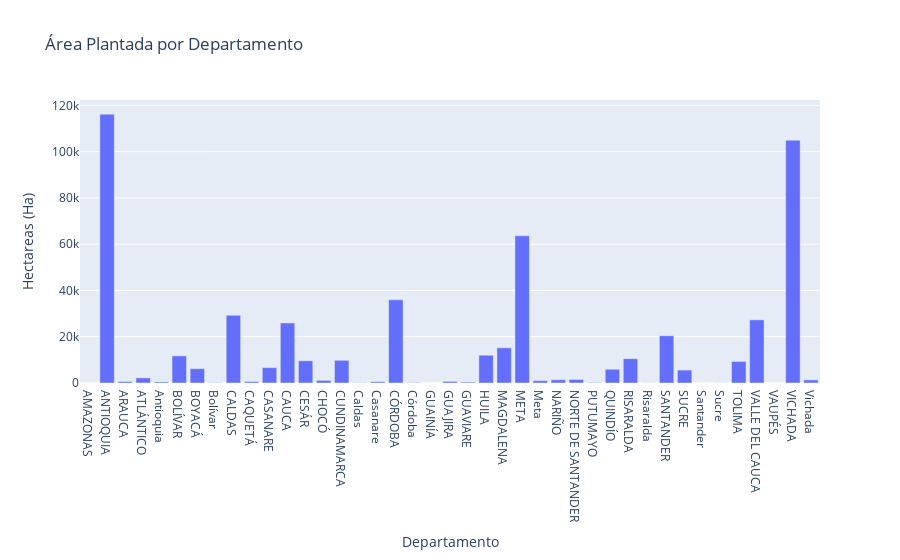

Source (notebook cell):
### Code cell
# Distribución de área plantada por departamento
fig = px.bar(
    df.groupby("Departamento")['Hectareas (Ha)'].sum().reset_index(),
    x='Departamento',
    y='Hectareas (Ha)',
    title="Área Plantada por Departamento"
)
fig.show()

### Figure 1 — Plotly figure (JSON) as saved in the notebook; plotly's stock layout.template omitted (floating-point values rounded to 4 significant figures)
{"data": [{"alignmentgroup": "True", "hovertemplate": "Departamento=%{x}<br>Hectareas (Ha)=%{y}<extra></extra>", "legendgroup": "", "marker": {"color": "#636efa", "pattern": {"shape": ""}}, "name": "", "offsetgroup": "", "orientation": "v", "showlegend": false, "textposition": "auto", "type": "bar", "x": ["AMAZONAS", "ANTIOQUIA", "ARAUCA", "ATLÁNTICO", "Antioquia", "BOLÍVAR", "BOYACÁ", "Bolívar", "CALDAS", "CAQUETÁ", "CASANARE", "CAUCA", "CESÁR", "CHOCÓ", "CUNDINAMARCA", "Caldas", "Casanare", "CÓRDOBA", "Córdoba", "GUAINÍA", "GUAJIRA", "GUAVIARE", "HUILA", "MAGDALENA", "META", "Meta", "NARIÑO", "NORTE DE SANTANDER", "PUTUMAYO", "QUINDÍO", "RISARALDA", "Risaralda", "SANTANDER", "SUCRE", "Santander", "Sucre", "TOLIMA", "VALLE DEL CAUCA", "VAUPÉS", "VICHADA", "Vichada"], "xaxis": "x", "y": [0.3, 116200.0, 609.9, 2206.0, 464.4, 11730.0, 6186.0, 130.9, 29230.0, 600.8, 6643.0, 25940.0, 9606.0, 1127.0, 9809.0, 109.4, 550.7, 35980.0, 167.2, 4.5, 701.4, 378.6, 12020.0, 15220.0, 63640.0, 1026, 1406.0, 1534.0, 194.6, 5952.0, 10510.0, 37.5, 20420.0, 5589.0, 6.8, 37, 9313, 27290.0, 0.5, 104900.0, 1341.0], "yaxis": "y"}], "layout": {"autosize": true, "barmode": "relative", "legend": {"tracegroupgap": 0}, "title": {"text": "Área Plantada por Departamento"}, "xaxis": {"anchor": "y", "autorange": true, "domain": [0, 1], "range": [-0.5, 40.5], "title": {"text": "Departamento"}, "type": "category"}, "yaxis": {"anchor": "x", "autorange": true, "domain": [0, 1], "range": [0, 122300.0], "title": {"text": "Hectareas (Ha)"}, "type": "linear"}}}
